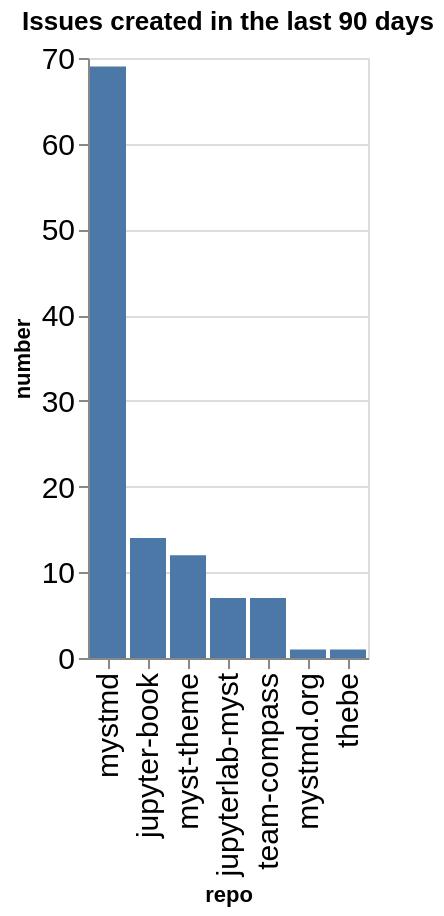

Write notebook code for a chart like this one.
### Code cell
created_counts = created.groupby(['org', 'repo']).count()['number'].reset_index()
created_counts['org/repo'] = created_counts.apply(lambda a: a['org'] + '/' + a['repo'], axis=1)
sorted_vals = created_counts.sort_values(['org', 'number'], ascending=False)['repo'].values
alt.Chart(data=created_counts, title=f"Issues created in the last {n_days} days").mark_bar().encode(
    x=alt.X('repo', sort=alt.Sort(sorted_vals.tolist())),
    y='number',
)

### Figure 1 — Vega-Lite specification as saved in the notebook (floating-point values rounded to 4 significant figures)
{"config": {"axisLeft": {"labelFontSize": 15}, "axisBottom": {"labelFontSize": 15}}, "data": {"name": "data-dec5b799ba96eea373d133ce6ac3719b"}, "mark": {"type": "bar"}, "encoding": {"x": {"field": "repo", "sort": ["mystmd", "jupyter-book", "myst-theme", "jupyterlab-myst", "team-compass", "mystmd.org", "thebe"], "type": "nominal"}, "y": {"field": "number", "type": "quantitative"}}, "title": "Issues created in the last 90 days", "$schema": "https://vega.github.io/schema/vega-lite/v5.20.1.json", "datasets": {"data-dec5b799ba96eea373d133ce6ac3719b": [{"org": "jupyter-book", "repo": "jupyter-book", "number": 14, "org/repo": "jupyter-book/jupyter-book"}, {"org": "jupyter-book", "repo": "jupyterlab-myst", "number": 7, "org/repo": "jupyter-book/jupyterlab-myst"}, {"org": "jupyter-book", "repo": "myst-theme", "number": 12, "org/repo": "jupyter-book/myst-theme"}, {"org": "jupyter-book", "repo": "mystmd", "number": 69, "org/repo": "jupyter-book/mystmd"}, {"org": "jupyter-book", "repo": "mystmd.org", "number": 1, "org/repo": "jupyter-book/mystmd.org"}, {"org": "jupyter-book", "repo": "team-compass", "number": 7, "org/repo": "jupyter-book/team-compass"}, {"org": "jupyter-book", "repo": "thebe", "number": 1, "org/repo": "jupyter-book/thebe"}]}}
